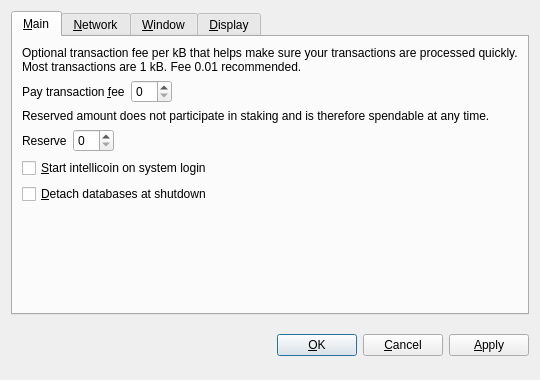
<?xml version="1.0" encoding="UTF-8"?>
<ui version="4.0">
 <class>OptionsDialog</class>
 <widget class="QDialog" name="OptionsDialog">
  <property name="geometry">
   <rect>
    <x>0</x>
    <y>0</y>
    <width>540</width>
    <height>380</height>
   </rect>
  </property>
  <property name="windowTitle">
   <string>Options</string>
  </property>
  <property name="modal">
   <bool>true</bool>
  </property>
  <layout class="QVBoxLayout" name="verticalLayout">
   <item>
    <widget class="QTabWidget" name="tabWidget">
     <property name="tabPosition">
      <enum>QTabWidget::North</enum>
     </property>
     <property name="currentIndex">
      <number>0</number>
     </property>
     <widget class="QWidget" name="tabMain">
      <attribute name="title">
       <string>&amp;Main</string>
      </attribute>
      <layout class="QVBoxLayout" name="verticalLayout_Main">
       <item>
        <widget class="QLabel" name="transactionFeeInfoLabel">
         <property name="text">
          <string>Optional transaction fee per kB that helps make sure your transactions are processed quickly. Most transactions are 1 kB. Fee 0.01 recommended.</string>
         </property>
         <property name="textFormat">
          <enum>Qt::PlainText</enum>
         </property>
         <property name="wordWrap">
          <bool>true</bool>
         </property>
        </widget>
       </item>
       <item>
        <layout class="QHBoxLayout" name="horizontalLayoutFee">
         <item>
          <widget class="QLabel" name="transactionFeeLabel">
           <property name="text">
            <string>Pay transaction &amp;fee</string>
           </property>
           <property name="textFormat">
            <enum>Qt::PlainText</enum>
           </property>
           <property name="buddy">
            <cstring>transactionFee</cstring>
           </property>
          </widget>
         </item>
         <item>
          <widget class="BitcoinAmountField" name="transactionFee"/>
         </item>
         <item>
          <spacer name="horizontalSpacerFee">
           <property name="orientation">
            <enum>Qt::Horizontal</enum>
           </property>
           <property name="sizeHint" stdset="0">
            <size>
             <width>40</width>
             <height>20</height>
            </size>
           </property>
          </spacer>
         </item>
        </layout>
       </item>
       <item>
        <widget class="QLabel" name="reserveBalanceInfoLabel">
         <property name="text">
          <string>Reserved amount does not participate in staking and is therefore spendable at any time.</string>
         </property>
         <property name="textFormat">
          <enum>Qt::PlainText</enum>
         </property>
         <property name="wordWrap">
          <bool>true</bool>
         </property>
        </widget>
       </item>
       <item>
        <layout class="QHBoxLayout" name="horizontalLayoutReserveBalance">
         <item>
          <widget class="QLabel" name="reserveBalanceLabel">
           <property name="text">
            <string>Reserve</string>
           </property>
           <property name="textFormat">
            <enum>Qt::PlainText</enum>
           </property>
           <property name="buddy">
            <cstring>reserveBalance</cstring>
           </property>
          </widget>
         </item>
         <item>
          <widget class="BitcoinAmountField" name="reserveBalance"/>
         </item>
         <item>
          <spacer name="horizontalSpacerReserveBalance">
           <property name="orientation">
            <enum>Qt::Horizontal</enum>
           </property>
           <property name="sizeHint" stdset="0">
            <size>
             <width>40</width>
             <height>20</height>
            </size>
           </property>
          </spacer>
         </item>
        </layout>
       </item>
       <item>
        <widget class="QCheckBox" name="bitcoinAtStartup">
         <property name="toolTip">
          <string>Automatically start intellicoin after logging in to the system.</string>
         </property>
         <property name="text">
          <string>&amp;Start intellicoin on system login</string>
         </property>
        </widget>
       </item>
       <item>
        <widget class="QCheckBox" name="detachDatabases">
         <property name="toolTip">
          <string>Detach block and address databases at shutdown. This means they can be moved to another data directory, but it slows down shutdown. The wallet is always detached.</string>
         </property>
         <property name="text">
          <string>&amp;Detach databases at shutdown</string>
         </property>
        </widget>
       </item>
       <item>
        <spacer name="verticalSpacer_Main">
         <property name="orientation">
          <enum>Qt::Vertical</enum>
         </property>
         <property name="sizeHint" stdset="0">
          <size>
           <width>20</width>
           <height>40</height>
          </size>
         </property>
        </spacer>
       </item>
      </layout>
     </widget>
     <widget class="QWidget" name="tabNetwork">
      <attribute name="title">
       <string>&amp;Network</string>
      </attribute>
      <layout class="QVBoxLayout" name="verticalLayout_Network">
       <item>
        <widget class="QCheckBox" name="mapPortUpnp">
         <property name="toolTip">
          <string>Automatically open the intellicoin client port on the router. This only works when your router supports UPnP and it is enabled.</string>
         </property>
         <property name="text">
          <string>Map port using &amp;UPnP</string>
         </property>
        </widget>
       </item>
       <item>
        <widget class="QCheckBox" name="connectSocks">
         <property name="toolTip">
          <string>Connect to the intellicoin network through a SOCKS proxy (e.g. when connecting through Tor).</string>
         </property>
         <property name="text">
          <string>&amp;Connect through SOCKS proxy:</string>
         </property>
        </widget>
       </item>
       <item>
        <layout class="QHBoxLayout" name="horizontalLayout_Network">
         <item>
          <widget class="QLabel" name="proxyIpLabel">
           <property name="text">
            <string>Proxy &amp;IP:</string>
           </property>
           <property name="textFormat">
            <enum>Qt::PlainText</enum>
           </property>
           <property name="buddy">
            <cstring>proxyIp</cstring>
           </property>
          </widget>
         </item>
         <item>
          <widget class="QValidatedLineEdit" name="proxyIp">
           <property name="maximumSize">
            <size>
             <width>140</width>
             <height>16777215</height>
            </size>
           </property>
           <property name="toolTip">
            <string>IP address of the proxy (e.g. 127.0.0.1)</string>
           </property>
          </widget>
         </item>
         <item>
          <widget class="QLabel" name="proxyPortLabel">
           <property name="text">
            <string>&amp;Port:</string>
           </property>
           <property name="textFormat">
            <enum>Qt::PlainText</enum>
           </property>
           <property name="buddy">
            <cstring>proxyPort</cstring>
           </property>
          </widget>
         </item>
         <item>
          <widget class="QLineEdit" name="proxyPort">
           <property name="maximumSize">
            <size>
             <width>55</width>
             <height>16777215</height>
            </size>
           </property>
           <property name="toolTip">
            <string>Port of the proxy (e.g. 9050)</string>
           </property>
          </widget>
         </item>
         <item>
          <widget class="QLabel" name="socksVersionLabel">
           <property name="text">
            <string>SOCKS &amp;Version:</string>
           </property>
           <property name="textFormat">
            <enum>Qt::PlainText</enum>
           </property>
           <property name="buddy">
            <cstring>socksVersion</cstring>
           </property>
          </widget>
         </item>
         <item>
          <widget class="QValueComboBox" name="socksVersion">
           <property name="toolTip">
            <string>SOCKS version of the proxy (e.g. 5)</string>
           </property>
          </widget>
         </item>
         <item>
          <spacer name="horizontalSpacer_Network">
           <property name="orientation">
            <enum>Qt::Horizontal</enum>
           </property>
           <property name="sizeHint" stdset="0">
            <size>
             <width>40</width>
             <height>20</height>
            </size>
           </property>
          </spacer>
         </item>
        </layout>
       </item>
       <item>
        <spacer name="verticalSpacer_Network">
         <property name="orientation">
          <enum>Qt::Vertical</enum>
         </property>
         <property name="sizeHint" stdset="0">
          <size>
           <width>20</width>
           <height>40</height>
          </size>
         </property>
        </spacer>
       </item>
      </layout>
     </widget>
     <widget class="QWidget" name="tabWindow">
      <attribute name="title">
       <string>&amp;Window</string>
      </attribute>
      <layout class="QVBoxLayout" name="verticalLayout_Window">
       <item>
        <widget class="QCheckBox" name="minimizeToTray">
         <property name="toolTip">
          <string>Show only a tray icon after minimizing the window.</string>
         </property>
         <property name="text">
          <string>&amp;Minimize to the tray instead of the taskbar</string>
         </property>
        </widget>
       </item>
       <item>
        <widget class="QCheckBox" name="minimizeOnClose">
         <property name="toolTip">
          <string>Minimize instead of exit the application when the window is closed. When this option is enabled, the application will be closed only after selecting Quit in the menu.</string>
         </property>
         <property name="text">
          <string>M&amp;inimize on close</string>
         </property>
        </widget>
       </item>
       <item>
        <spacer name="verticalSpacer_Window">
         <property name="orientation">
          <enum>Qt::Vertical</enum>
         </property>
         <property name="sizeHint" stdset="0">
          <size>
           <width>20</width>
           <height>40</height>
          </size>
         </property>
        </spacer>
       </item>
      </layout>
     </widget>
     <widget class="QWidget" name="tabDisplay">
      <attribute name="title">
       <string>&amp;Display</string>
      </attribute>
      <layout class="QVBoxLayout" name="verticalLayout_Display">
       <item>
        <layout class="QHBoxLayout" name="horizontalLayout_1_Display">
         <item>
          <widget class="QLabel" name="langLabel">
           <property name="text">
            <string>User Interface &amp;language:</string>
           </property>
           <property name="textFormat">
            <enum>Qt::PlainText</enum>
           </property>
           <property name="buddy">
            <cstring>lang</cstring>
           </property>
          </widget>
         </item>
         <item>
          <widget class="QValueComboBox" name="lang">
           <property name="toolTip">
            <string>The user interface language can be set here. This setting will take effect after restarting intellicoin.</string>
           </property>
          </widget>
         </item>
        </layout>
       </item>
       <item>
        <layout class="QHBoxLayout" name="horizontalLayout_2_Display">
         <item>
          <widget class="QLabel" name="unitLabel">
           <property name="text">
            <string>&amp;Unit to show amounts in:</string>
           </property>
           <property name="textFormat">
            <enum>Qt::PlainText</enum>
           </property>
           <property name="buddy">
            <cstring>unit</cstring>
           </property>
          </widget>
         </item>
         <item>
          <widget class="QValueComboBox" name="unit">
           <property name="toolTip">
            <string>Choose the default subdivision unit to show in the interface and when sending coins.</string>
           </property>
          </widget>
         </item>
        </layout>
       </item>
       <item>
        <widget class="QCheckBox" name="displayAddresses">
         <property name="toolTip">
          <string>Whether to show intellicoin addresses in the transaction list or not.</string>
         </property>
         <property name="text">
          <string>&amp;Display addresses in transaction list</string>
         </property>
        </widget>
       </item>
       <item>
        <widget class="QCheckBox" name="coinControlFeatures">
         <property name="toolTip">
          <string>Whether to show coin control features or not.</string>
         </property>
         <property name="text">
          <string>Display coin &amp;control features (experts only!)</string>
         </property>
        </widget>
       </item>
       <item>
        <spacer name="verticalSpacer_Display">
         <property name="orientation">
          <enum>Qt::Vertical</enum>
         </property>
         <property name="sizeHint" stdset="0">
          <size>
           <width>20</width>
           <height>40</height>
          </size>
         </property>
        </spacer>
       </item>
      </layout>
     </widget>
    </widget>
   </item>
   <item>
    <layout class="QHBoxLayout" name="horizontalLayout_Buttons">
     <item>
      <spacer name="horizontalSpacer_1">
       <property name="orientation">
        <enum>Qt::Horizontal</enum>
       </property>
       <property name="sizeHint" stdset="0">
        <size>
         <width>40</width>
         <height>48</height>
        </size>
       </property>
      </spacer>
     </item>
     <item>
      <widget class="QLabel" name="statusLabel">
       <property name="font">
        <font>
         <weight>75</weight>
         <bold>true</bold>
        </font>
       </property>
       <property name="text">
        <string/>
       </property>
       <property name="textFormat">
        <enum>Qt::PlainText</enum>
       </property>
       <property name="wordWrap">
        <bool>true</bool>
       </property>
      </widget>
     </item>
     <item>
      <spacer name="horizontalSpacer_2">
       <property name="orientation">
        <enum>Qt::Horizontal</enum>
       </property>
       <property name="sizeHint" stdset="0">
        <size>
         <width>40</width>
         <height>48</height>
        </size>
       </property>
      </spacer>
     </item>
     <item>
      <widget class="QPushButton" name="okButton">
       <property name="text">
        <string>&amp;OK</string>
       </property>
      </widget>
     </item>
     <item>
      <widget class="QPushButton" name="cancelButton">
       <property name="text">
        <string>&amp;Cancel</string>
       </property>
       <property name="autoDefault">
        <bool>false</bool>
       </property>
      </widget>
     </item>
     <item>
      <widget class="QPushButton" name="applyButton">
       <property name="text">
        <string>&amp;Apply</string>
       </property>
       <property name="autoDefault">
        <bool>false</bool>
       </property>
      </widget>
     </item>
    </layout>
   </item>
  </layout>
 </widget>
 <customwidgets>
  <customwidget>
   <class>BitcoinAmountField</class>
   <extends>QSpinBox</extends>
   <header>bitcoinamountfield.h</header>
  </customwidget>
  <customwidget>
   <class>QValueComboBox</class>
   <extends>QComboBox</extends>
   <header>qvaluecombobox.h</header>
  </customwidget>
  <customwidget>
   <class>QValidatedLineEdit</class>
   <extends>QLineEdit</extends>
   <header>qvalidatedlineedit.h</header>
  </customwidget>
 </customwidgets>
 <resources/>
 <connections/>
</ui>
